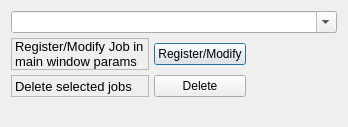
<?xml version="1.0" encoding="UTF-8"?>
<ui version="4.0">
 <class>JobDialog</class>
 <widget class="QDialog" name="JobDialog">
  <property name="geometry">
   <rect>
    <x>0</x>
    <y>0</y>
    <width>348</width>
    <height>127</height>
   </rect>
  </property>
  <property name="maximumSize">
   <size>
    <width>16777215</width>
    <height>16777215</height>
   </size>
  </property>
  <property name="windowTitle">
   <string>Job Register/Modify &amp; Delete</string>
  </property>
  <layout class="QVBoxLayout" name="verticalLayout">
   <property name="spacing">
    <number>5</number>
   </property>
   <item>
    <widget class="QComboBox" name="comboBox_Job">
     <property name="toolTip">
      <string>Enter the name of the job to add/change/delete</string>
     </property>
     <property name="editable">
      <bool>true</bool>
     </property>
    </widget>
   </item>
   <item>
    <layout class="QGridLayout" name="gridLayout">
     <item row="0" column="2">
      <spacer name="horizontalSpacer_2">
       <property name="orientation">
        <enum>Qt::Horizontal</enum>
       </property>
       <property name="sizeHint" stdset="0">
        <size>
         <width>40</width>
         <height>20</height>
        </size>
       </property>
      </spacer>
     </item>
     <item row="2" column="0">
      <widget class="QLabel" name="label_JobDel">
       <property name="font">
        <font>
         <pointsize>10</pointsize>
        </font>
       </property>
       <property name="frameShape">
        <enum>QFrame::StyledPanel</enum>
       </property>
       <property name="frameShadow">
        <enum>QFrame::Plain</enum>
       </property>
       <property name="text">
        <string>Delete selected jobs</string>
       </property>
       <property name="wordWrap">
        <bool>true</bool>
       </property>
      </widget>
     </item>
     <item row="0" column="1">
      <widget class="QPushButton" name="pushButton_Execute">
       <property name="text">
        <string>Register/Modify</string>
       </property>
      </widget>
     </item>
     <item row="0" column="0">
      <widget class="QLabel" name="label_JOBAdd">
       <property name="font">
        <font>
         <pointsize>10</pointsize>
        </font>
       </property>
       <property name="frameShape">
        <enum>QFrame::StyledPanel</enum>
       </property>
       <property name="lineWidth">
        <number>1</number>
       </property>
       <property name="text">
        <string>Register/Modify Job in main window params</string>
       </property>
       <property name="wordWrap">
        <bool>true</bool>
       </property>
       <property name="textInteractionFlags">
        <set>Qt::NoTextInteraction</set>
       </property>
      </widget>
     </item>
     <item row="2" column="1">
      <widget class="QPushButton" name="pushButton_Delete">
       <property name="text">
        <string>Delete</string>
       </property>
      </widget>
     </item>
    </layout>
   </item>
   <item>
    <spacer name="verticalSpacer">
     <property name="orientation">
      <enum>Qt::Vertical</enum>
     </property>
     <property name="sizeHint" stdset="0">
      <size>
       <width>20</width>
       <height>40</height>
      </size>
     </property>
    </spacer>
   </item>
  </layout>
 </widget>
 <resources/>
 <connections/>
</ui>
